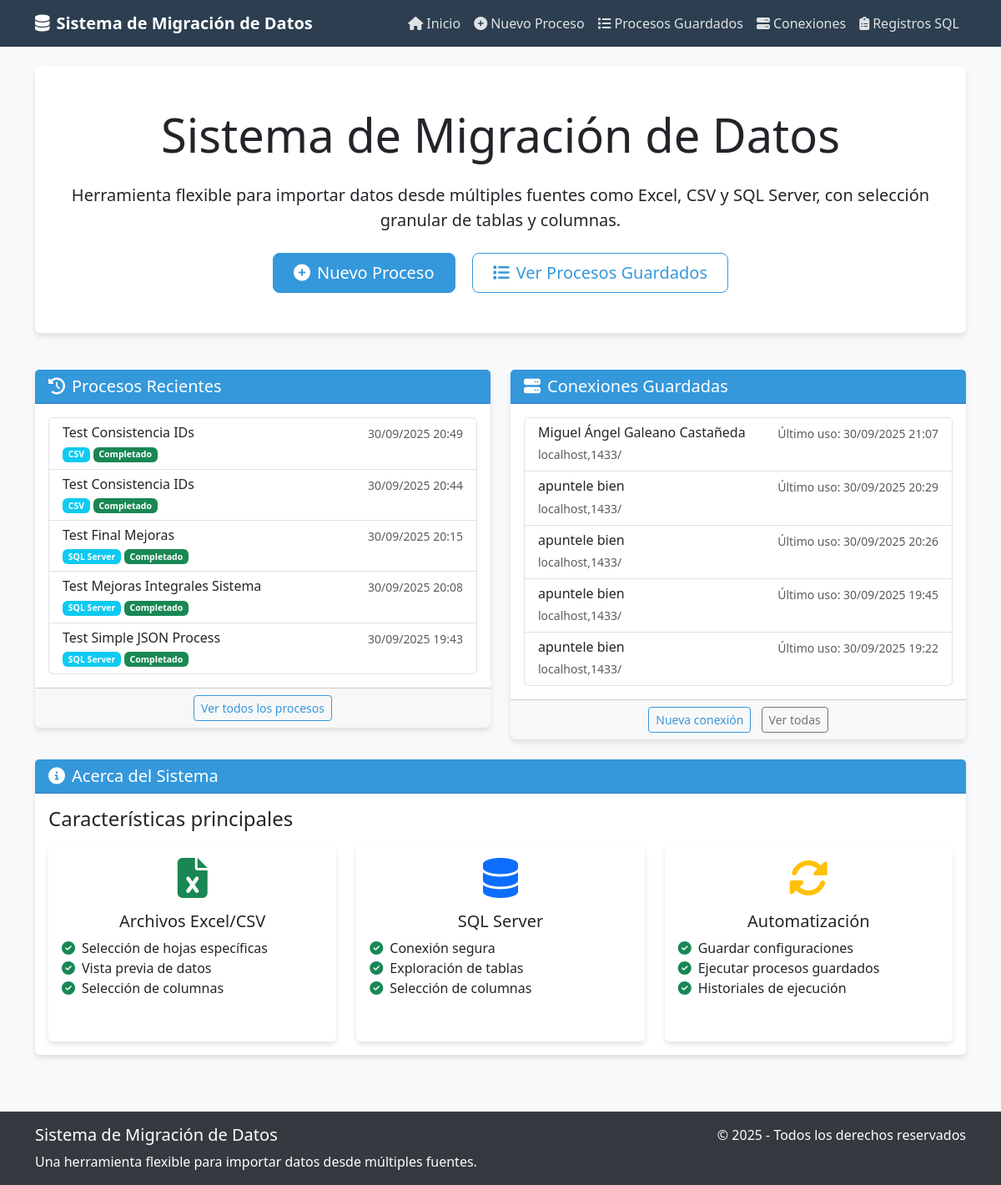
Screenshot of /automatizacion/ with the database file from the repository.
### automatizacion/models.py (models this page shows, shortened)
class MigrationProcess(models.Model):
    STATUS_CHOICES = [
        ('draft', 'Borrador'),
        ('db_selected', 'Base de datos seleccionada'),
        ('tables_selected', 'Tablas seleccionadas'),
        ('columns_selected', 'Columnas seleccionadas'),
        ('configured', 'Configurado'),
        ('validated', 'Validado'),
        ('ready', 'Listo para ejecutar'),
        ('running', 'En ejecución'),
        ('completed', 'Completado'),
        ('failed', 'Fallido'),
    ]
    name = models.CharField(max_length=255)
    description = models.TextField(blank=True, null=True)
    source = models.ForeignKey(DataSource, on_delete=models.CASCADE, related_name='processes')
    selected_sheets = models.JSONField(null=True, blank=True)  # Lista de hojas seleccionadas
    selected_database = models.CharField(max_length=100, blank=True, null=True)  # Base de datos seleccionada
    selected_tables = models.JSONField(null=True, blank=True)  # Lista de tablas seleccionadas
    selected_columns = models.JSONField(null=True, blank=True)  # Dict de columnas seleccionadas por tabla/hoja
    target_db_name = models.CharField(max_length=100, default='default')
    target_db_connection = models.ForeignKey(DatabaseConnection, on_delete=models.SET_NULL, null=True, blank=True, related_name='target_processes')
    target_table = models.CharField(max_length=100, blank=True, null=True)  # Tabla de destino
    status = models.CharField(max_length=20, choices=STATUS_CHOICES, default='draft')
    created_at = models.DateTimeField(auto_now_add=True)
    last_run = models.DateTimeField(null=True, blank=True)
    allow_rollback = models.BooleanField(default=True)
    last_checkpoint = models.JSONField(null=True, blank=True)  # Para almacenar puntos de restauración

class DataSource(models.Model):
    TYPE_CHOICES = [
        ('excel', 'Excel (.xlsx)'),
        ('csv', 'CSV'),
        ('sql', 'SQL Server'),
    ]
    name = models.CharField(max_length=255)
    source_type = models.CharField(max_length=20, choices=TYPE_CHOICES)
    file_path = models.CharField(max_length=255, blank=True, null=True)  # Solo para archivos
    connection = models.ForeignKey(DatabaseConnection, on_delete=models.SET_NULL, null=True, blank=True)  # Solo para SQL
    created_at = models.DateTimeField(auto_now_add=True)

class DatabaseConnection(models.Model):
    name = models.CharField(max_length=100)
    server = models.CharField(max_length=255)
    username = models.CharField(max_length=100)
    password = models.CharField(max_length=255)
    port = models.IntegerField(default=1433)
    created_at = models.DateTimeField(auto_now_add=True)
    last_used = models.DateTimeField(null=True, blank=True)
    selected_database = models.CharField(max_length=100, blank=True, null=True)
    available_databases = models.JSONField(null=True, blank=True)

### automatizacion/views.py (the view)
# urls.py: path('', views.index, name='index'),
def index(request):
    recent_processes = MigrationProcess.objects.all().order_by('-created_at')[:5]
    saved_connections = DatabaseConnection.objects.all().order_by('-created_at')[:5]
    context = {
        'recent_processes': recent_processes,
        'saved_connections': saved_connections
    }
    return render(request, 'automatizacion/index.html', context)

### proyecto_automatizacion/templates/automatizacion/index.html (shortened to what this page needs)
{% extends "base.html" %}
{% block content %}
<div class="row mb-4">
    <div class="col-md-12">
        <div class="card">
            <div class="card-body text-center py-5">
                <h1 class="display-4 mb-4">Sistema de Migración de Datos</h1>
                <p class="lead mb-4">
                    Herramienta flexible para importar datos desde múltiples fuentes
                    como Excel, CSV y SQL Server, con selección granular de tablas y columnas.
                </p>
                <div class="mt-4">
                    <a href="{% url 'automatizacion:new_process' %}" class="btn btn-primary btn-lg px-4">
                        <i class="fas fa-plus-circle me-2"></i>Nuevo Proceso
                    </a>
                    <a href="{% url 'automatizacion:list_processes' %}" class="btn btn-outline-primary btn-lg px-4 ms-3">
                        <i class="fas fa-list me-2"></i>Ver Procesos Guardados
                    </a>
                </div>
            </div>
        </div>
    </div>
</div>
<div class="row">
    <div class="col-md-6">
        <div class="card mb-4">
            <div class="card-header">
                <h5 class="mb-0"><i class="fas fa-history me-2"></i>Procesos Recientes</h5>
            </div>
            <div class="card-body">
                {% if recent_processes %}
                    <div class="list-group">
                        {% for process in recent_processes %}
                            <a href="{% url 'automatizacion:view_process' process.id %}" class="list-group-item list-group-item-action">
                                <div class="d-flex w-100 justify-content-between">
                                    <h6 class="mb-1">{{ process.name }}</h6>
                                    <small class="text-muted">{{ process.created_at|date:"d/m/Y H:i" }}</small>
                                </div>
                                <small class="d-block">
                                    <span class="badge bg-info">{{ process.source.get_source_type_display }}</span>
                                    <span class="badge {% if process.status == 'completed' %}bg-success{% elif process.status == 'failed' %}bg-danger{% else %}bg-secondary{% endif %}">
                                        {{ process.get_status_display }}
                                    </span>
                                </small>
                            </a>
                        {% endfor %}
                    </div>
                {% else %}
                    <div class="alert alert-info mb-0">
                        No hay procesos guardados. <a href="{% url 'automatizacion:new_process' %}">Crea uno nuevo</a>.
                    </div>
                {% endif %}
            </div>
            <div class="card-footer text-center">
                <a href="{% url 'automatizacion:list_processes' %}" class="btn btn-sm btn-outline-primary">
                    Ver todos los procesos
                </a>
            </div>
        </div>
    </div>
    <div class="col-md-6">
        <div class="card mb-4">
            <div class="card-header">
                <h5 class="mb-0"><i class="fas fa-server me-2"></i>Conexiones Guardadas</h5>
            </div>
            <div class="card-body">
                {% if saved_connections %}
                    <div class="list-group">
                        {% for connection in saved_connections %}
                            <a href="{% url 'automatizacion:view_connection' connection.id %}" class="list-group-item list-group-item-action">
                                <div class="d-flex w-100 justify-content-between">
                                    <h6 class="mb-1">{{ connection.name }}</h6>
                                    <small class="text-muted">Último uso: {% if connection.last_used %}{{ connection.last_used|date:"d/m/Y H:i" }}{% else %}Nunca{% endif %}</small>
                                </div>
                                <small class="text-muted">{{ connection.server }}/{{ connection.database }}</small>
                            </a>
                        {% endfor %}
                    </div>
                {% else %}
                    <div class="alert alert-info mb-0">
                        No hay conexiones guardadas. <a href="{% url 'automatizacion:connect_sql' %}">Crea una nueva</a>.
                    </div>
                {% endif %}
            </div>
            <div class="card-footer text-center">
                <a href="{% url 'automatizacion:connect_sql' %}" class="btn btn-sm btn-outline-primary">
                    Nueva conexión
                </a>
                <a href="{% url 'automatizacion:list_connections' %}" class="btn btn-sm btn-outline-secondary ms-2">
                    Ver todas
                </a>
            </div>
        </div>
    </div>
</div>
<div class="row">
    <div class="col-md-12">
        <div class="card">
            <div class="card-header">
                <h5 class="mb-0"><i class="fas fa-info-circle me-2"></i>Acerca del Sistema</h5>
            </div>
            <div class="card-body">
                <h4>Características principales</h4>
                <div class="row mt-3">
                    <div class="col-md-4">
                        <div class="card h-100">
                            <div class="card-body">
                                <div class="text-center mb-3">
                                    <i class="fas fa-file-excel text-success fa-3x"></i>
                                </div>
                                <h5 class="card-title text-center">Archivos Excel/CSV</h5>
                                <ul class="list-unstyled">
                                    <li><i class="fas fa-check-circle text-success me-2"></i>Selección de hojas específicas</li>
                                    <li><i class="fas fa-check-circle text-success me-2"></i>Vista previa de datos</li>
                                    <li><i class="fas fa-check-circle text-success me-2"></i>Selección de columnas</li>
                                </ul>
                            </div>
                        </div>
                    </div>
                    <div class="col-md-4">
                        <div class="card h-100">
                            <div class="card-body">
                                <div class="text-center mb-3">
                                    <i class="fas fa-database text-primary fa-3x"></i>
                                </div>
                                <h5 class="card-title text-center">SQL Server</h5>
                                <ul class="list-unstyled">
                                    <li><i class="fas fa-check-circle text-success me-2"></i>Conexión segura</li>
                                    <li><i class="fas fa-check-circle text-success me-2"></i>Exploración de tablas</li>
                                    <li><i class="fas fa-check-circle text-success me-2"></i>Selección de columnas</li>
                                </ul>
                            </div>
                        </div>
                    </div>
                    <div class="col-md-4">
                        <div class="card h-100">
                            <div class="card-body">
                                <div class="text-center mb-3">
                                    <i class="fas fa-sync-alt text-warning fa-3x"></i>
                                </div>
                                <h5 class="card-title text-center">Automatización</h5>
                                <ul class="list-unstyled">
                                    <li><i class="fas fa-check-circle text-success me-2"></i>Guardar configuraciones</li>
                                    <li><i class="fas fa-check-circle text-success me-2"></i>Ejecutar procesos guardados</li>
                                    <li><i class="fas fa-check-circle text-success me-2"></i>Historiales de ejecución</li>
                                </ul>
                            </div>
                        </div>
                    </div>
                </div>
            </div>
        </div>
    </div>
</div>
{% endblock %}

### proyecto_automatizacion/templates/base.html (style rules this page uses)
:root { --primary-color: #3498db; --secondary-color: #2c3e50; --accent-color: #e74c3c; --light-bg: #f8f9fa; --dark-bg: #343a40; }
body { font-family: 'Segoe UI', Tahoma, Geneva, Verdana, sans-serif; background-color: var(--light-bg); }
.btn-primary { background-color: var(--primary-color); border-color: var(--primary-color); }
.btn-outline-primary { color: var(--primary-color); border-color: var(--primary-color); }
.card { box-shadow: 0 4px 6px rgba(0, 0, 0, 0.1); border: none; transition: transform 0.3s; margin-bottom: 20px; }
.card-header { background-color: var(--primary-color); color: white; font-weight: 500; }

### rows the page displays
MigrationProcess: name "Test Consistencia IDs", created_at "30/09/2025 20:49", source.source_type "CSV", status "Completado"
MigrationProcess: name "Test Consistencia IDs", created_at "30/09/2025 20:44", source.source_type "CSV", status "Completado"
MigrationProcess: name "Test Final Mejoras", created_at "30/09/2025 20:15", source.source_type "SQL Server", status "Completado"
MigrationProcess: name "Test Mejoras Integrales Sistema", created_at "30/09/2025 20:08", source.source_type "SQL Server", status "Completado"
MigrationProcess: name "Test Simple JSON Process", created_at "30/09/2025 19:43", source.source_type "SQL Server", status "Completado"
DatabaseConnection: name "Miguel Ángel Galeano Castañeda", last_used "30/09/2025 21:07", server "localhost,1433"
DatabaseConnection: name "apuntele bien", last_used "30/09/2025 20:29", server "localhost,1433"
DatabaseConnection: name "apuntele bien", last_used "30/09/2025 20:26", server "localhost,1433"
DatabaseConnection: name "apuntele bien", last_used "30/09/2025 19:45", server "localhost,1433"
DatabaseConnection: name "apuntele bien", last_used "30/09/2025 19:22", server "localhost,1433"
